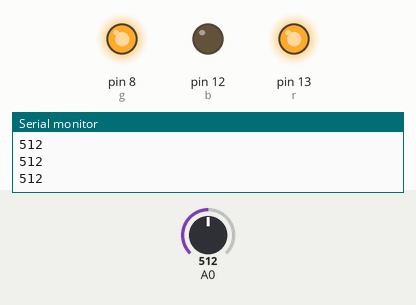
Recording of a sketch running on a simulated Arduino Uno, built with avr-gcc and run on an emulated ATmega328P. On the bench: output pins drawn as LEDs (lit = HIGH), the last lines printed to the serial monitor. Inputs (shaded band) come from the test bench; at power-on: A0 = 512.

Above: at 1.2 s.
1.3 s: A0 set to 542
2.8 s: A0 set to 563
At 3.3 s:
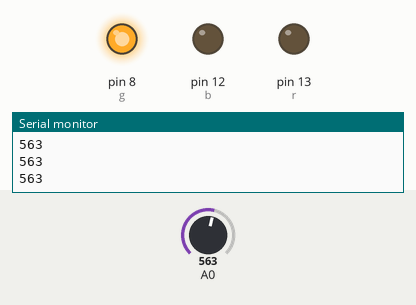
4.3 s: A0 set to 240
At 5.5 s:
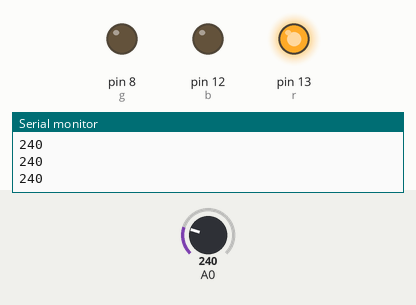
5.8 s: A0 set to 262
At 6.8 s:
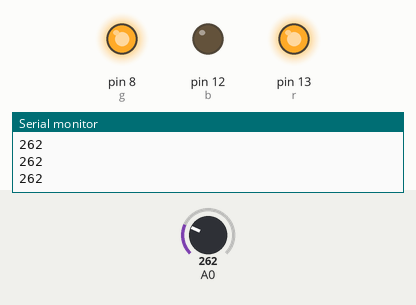
7.3 s: A0 set to 122
At 7.8 s:
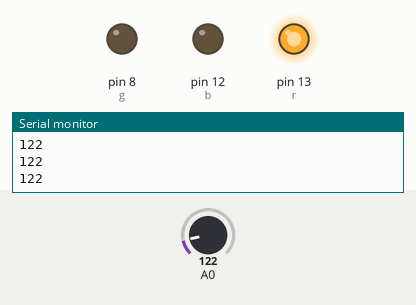
Timing chart, 0 to 9.8 s (numbered marks = the images above; inputs shaded):
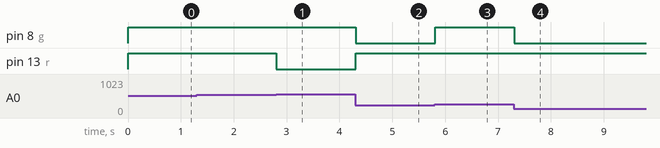

The sketch:

moist_sensor.ino
```cpp
// C++ code
//Moist sensor


int r=13,b=12,g=8;
void setup()
{
 Serial.begin(9600);
 pinMode(r,OUTPUT);
 pinMode(b,OUTPUT);
 pinMode(g,OUTPUT);
}

void loop()
{
  int moist=analogRead(A0);
  Serial.println(moist);
  if (moist<=250){
   red();
 }
  if (moist>250 && moist<=550){
      yellow();

 }
  if(moist>550) {

    green();
 }
}


void red() {

  digitalWrite(r,HIGH);
  digitalWrite(b,LOW);
  digitalWrite(g,LOW);
}
void yellow() {

    digitalWrite(r,HIGH);
    digitalWrite(b,LOW);
    digitalWrite(g,HIGH);


}

void green() {

    digitalWrite(r,LOW);
    digitalWrite(b,LOW);
    digitalWrite(g,HIGH);

}
```

Measured:
- the behaviour switches between 550 and 551 on A0 (found by bisection; images 0 and 1)
- the behaviour switches between 250 and 251 on A0 (found by bisection; images 2 and 3)
- after the input at 2.8 s, pin 13 (r): HIGH → LOW at once
- after the input at 4.3 s, pin 8 (g): HIGH → LOW at once; pin 13 (r): LOW → HIGH at once
- after the input at 5.8 s, pin 8 (g): LOW → HIGH at once
- after the input at 7.3 s, pin 8 (g): HIGH → LOW at once
